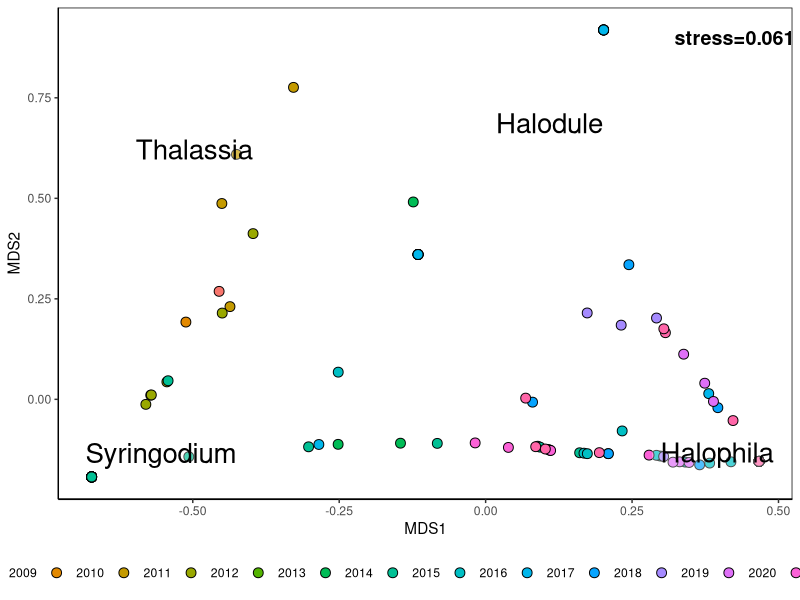
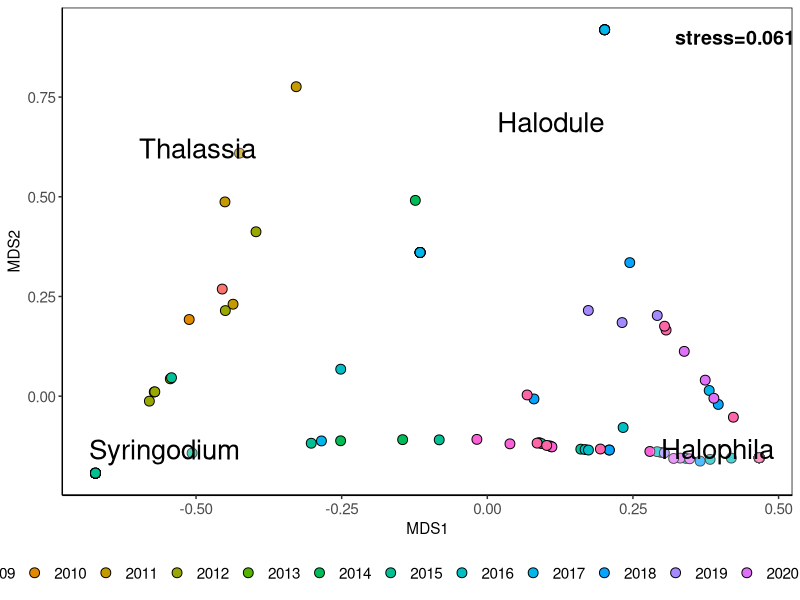
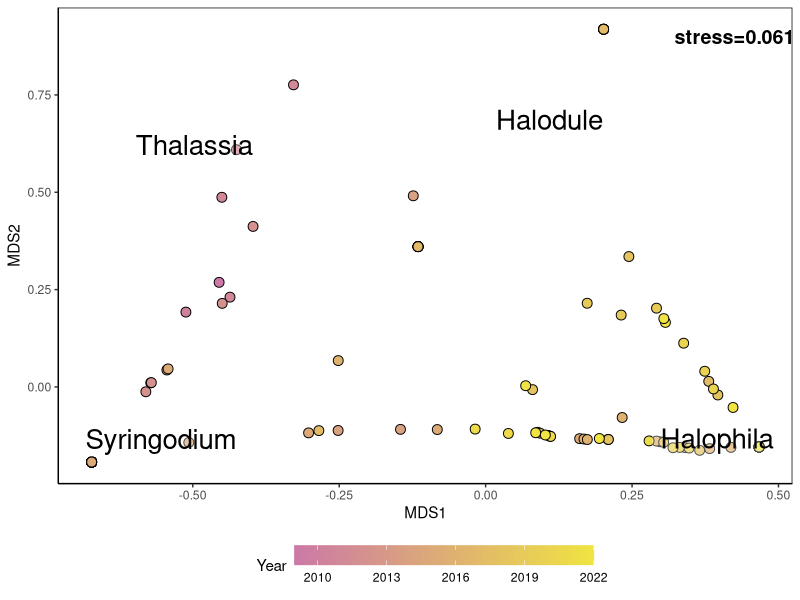
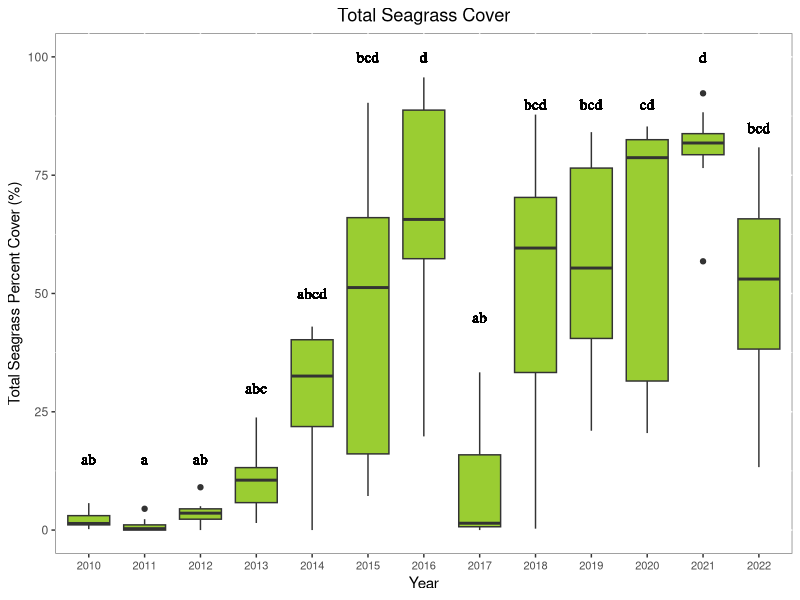
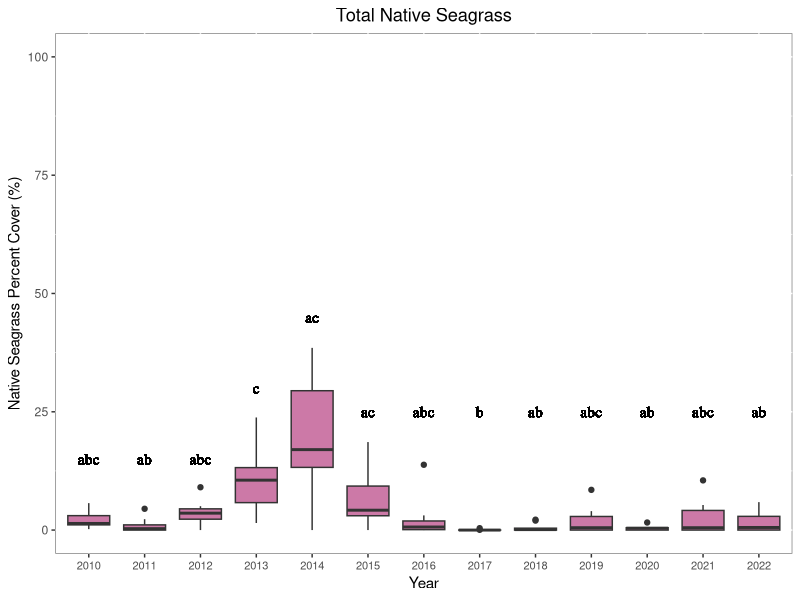
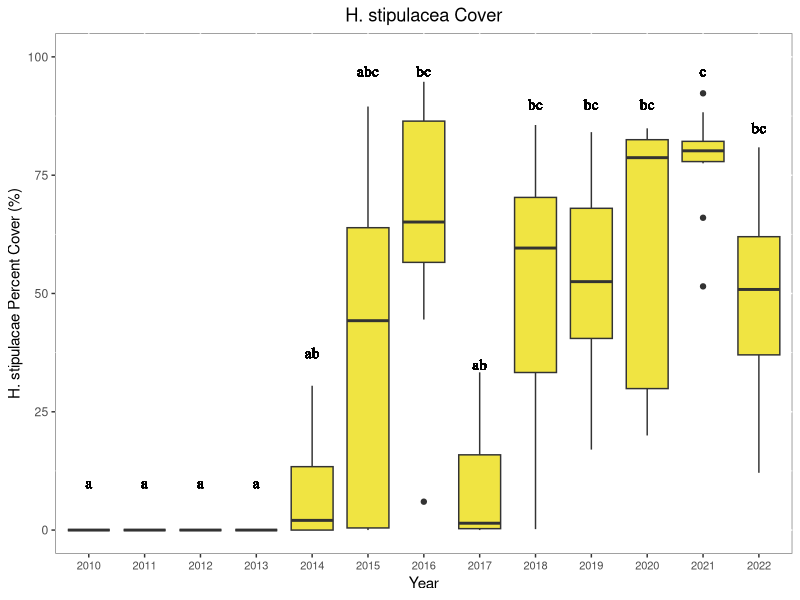
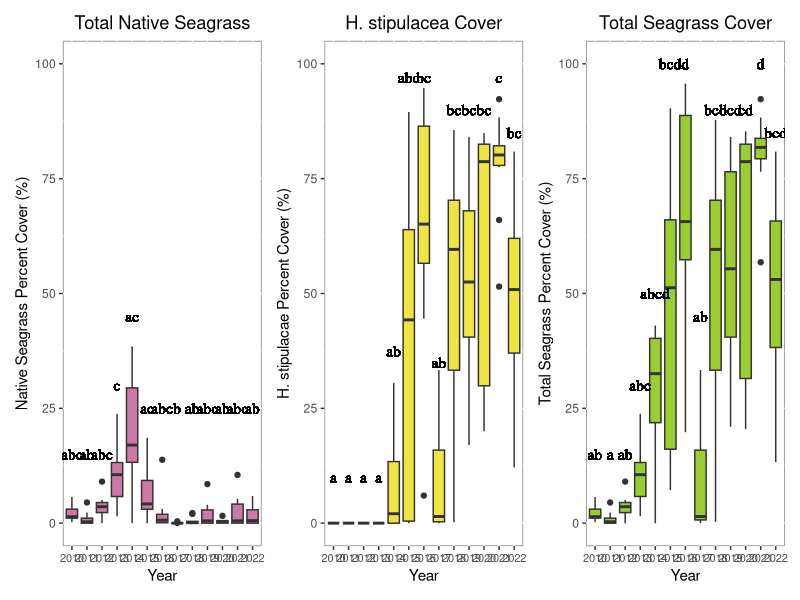
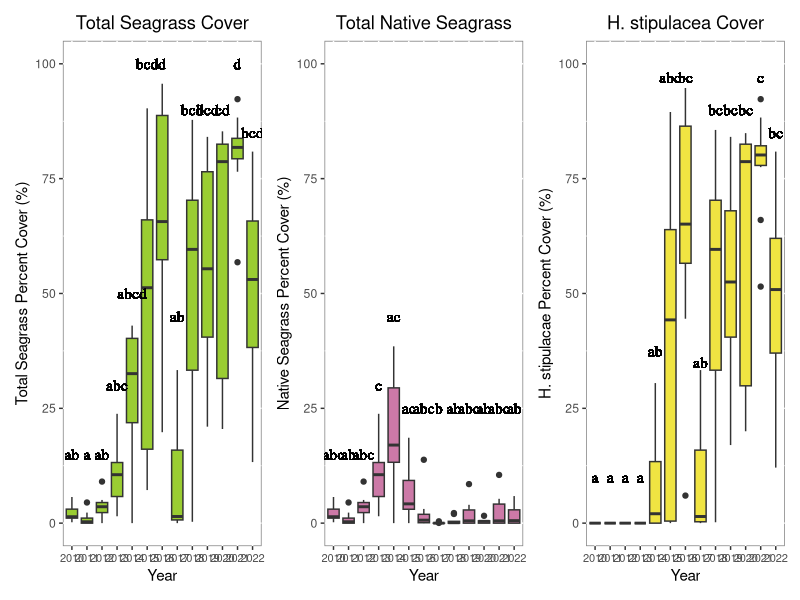

Write R code to recreate these figures, in order. (Note: this script raises an error after producing the figures.)
## ---- chunk 1
#libraries needed
library(tidyverse)
library(vegan)#nMDS
library(RColorBrewer)#color options for ggplot

#read in csv
seagrass<-read.csv("Data/Historical Seagrass Data.csv")

#there is a blank in 2015 Transect 11, quadrat 10, nothing is recorded for S. filliforme, we replaced it with a zero, likely non of this species observed in this quadrat
seagrass[is.na(seagrass)] <- 0 

#calculate the average percent cover of each seagrass for each transect
avggrass<-seagrass%>%group_by(Year, Transect)%>%
  summarise(Thalassia=mean(T.testudinum),
            Halophila=mean(Halophilastipulacae), 
            Halodule=mean(H.wrightii), 
            Syringodium=mean(S.filiforme))

#make nMDS frame, this includes the year (will pull year locations from here to plot)
GnMDSy<-avggrass%>%select(Thalassia,Halophila,Halodule,Syringodium)

# removing year, to run the nMDS
GnMDS<-GnMDSy[,-1]

#now we run the nMDS
grass_NMDS <- metaMDS(GnMDS, distance = "euclidean",k = 2, trymax = 100)
#Had to use euclidean method instead of bray due to the number of 0s in        the dataset

##pulling the species locations out of the NMDS (x and y)
grass_year <- as.data.frame(grass_NMDS$species)

# this line is pulling the species names and linking them to thier location
grass_year$sp <- rownames(grass_NMDS$species)


##Making a dataframe with the categories (Year)
  grass.cont <- as.data.frame(grass_NMDS$points)
  grass.cont$Year = GnMDSy$Year

#making vectors of the points for each year  
year1 <- grass.cont[grass.cont$Year == 2009, ][chull(grass.cont[grass.cont$Year == 2009, c("MDS1", "MDS2")]), ]

year2 <- grass.cont[grass.cont$Year == 2010, ][chull(grass.cont[grass.cont$Year == 2010, c("MDS1", "MDS2")]), ]

year3 <- grass.cont[grass.cont$Year == 2011, ][chull(grass.cont[grass.cont$Year == 2011, c("MDS1", "MDS2")]), ]

year4 <- grass.cont[grass.cont$Year == 2012, ][chull(grass.cont[grass.cont$Year == 2012, c("MDS1", "MDS2")]), ]

year5 <- grass.cont[grass.cont$Year == 2013, ][chull(grass.cont[grass.cont$Year == 2013, c("MDS1", "MDS2")]), ]

year6 <- grass.cont[grass.cont$Year == 2014, ][chull(grass.cont[grass.cont$Year == 2014, c("MDS1", "MDS2")]), ]

year7 <- grass.cont[grass.cont$Year == 2015, ][chull(grass.cont[grass.cont$Year == 2015, c("MDS1", "MDS2")]), ]

year8 <- grass.cont[grass.cont$Year == 2016, ][chull(grass.cont[grass.cont$Year == 2016, c("MDS1", "MDS2")]), ]

year9 <- grass.cont[grass.cont$Year == 2017, ][chull(grass.cont[grass.cont$Year == 2017, c("MDS1", "MDS2")]), ]

year10 <- grass.cont[grass.cont$Year == 2018, ][chull(grass.cont[grass.cont$Year == 2018, c("MDS1", "MDS2")]), ]

year11 <- grass.cont[grass.cont$Year == 2019, ][chull(grass.cont[grass.cont$Year == 2019, c("MDS1", "MDS2")]), ]

year12 <- grass.cont[grass.cont$Year == 2020, ][chull(grass.cont[grass.cont$Year == 2020, c("MDS1", "MDS2")]), ]

year13 <- grass.cont[grass.cont$Year == 2021, ][chull(grass.cont[grass.cont$Year == 2021, c("MDS1", "MDS2")]), ]

year14 <- grass.cont[grass.cont$Year == 2022, ][chull(grass.cont[grass.cont$Year == 2022, c("MDS1", "MDS2")]), ]

##Bind together to make a dataframe
yeardata <- rbind(year1, year2, year3, year4, year5, year6, year7, year8, year9, year10, year11, year12, year13, year14)


##Plot by Points##
point_plot<-ggplot(grass.cont) + 
  geom_point(aes(x = MDS1, y = MDS2,fill = as.factor(Year)),color= "black", pch=21, size = 3) +
  theme_classic() +
  labs(color = "Year", fill = "Year") +
  guides(color = guide_legend(nrow = 1), fill = guide_legend(nrow = 1)) +
theme(panel.border = element_rect(fill = NA),
legend.position = "bottom")+ 
  geom_label(data = grass_year, aes(x = MDS1, y = MDS2, label = sp), colour = c("black","black","black","black"),label.size = NA, alpha = 0.3, size=7)+annotate(geom="text", x=0.425, y=0.9, label="stress=0.061", fontface="bold", size = unit(5, "pt"))

point_plot


grass.cont$Year<-as.numeric(grass.cont$Year)

#final plot, this makes the labels on the axes larger
sg_newplot<-point_plot+theme(axis.text = element_text(size = 11))+theme(legend.text = element_text(size = 11))

sg_newplot

#this is me messing around to try and see if I can make the seagrass NMDS on a color gradient, which will be easier to understand 

green_palette <- colorRampPalette(c("#CC79A7", "#F0E442"))(14)


point_plot1 <- ggplot(grass.cont) + 
  geom_point(aes(x = MDS1, y = MDS2, fill = as.numeric(Year)), color = "black", pch = 21, size = 3) + 
  theme_classic() + 
  labs(fill = "Year") + 
  guides(fill = guide_colorbar(nrow = 1, barwidth=15, barheight=1)) + 
  scale_fill_gradientn(colors = green_palette) + 
  theme(panel.border = element_rect(fill = NA), 
        legend.position = "bottom") + 
  geom_label(data = grass_year, aes(x = MDS1, y = MDS2, label = sp), colour = "black", label.size = NA, alpha = 0.3, size = 7) + 
  annotate(geom = "text", x = 0.425, y = 0.9, label = "stress=0.061", fontface = "bold", size = unit(5, "pt"))

point_plot1
                  
## ---- chunk 2

library(tidyverse)
library(patchwork)

seagrass<-read.csv("Data/Historical Seagrass Data.csv")

#there is a blank in 2015 Transect 11, quadrat 10, nothing is recorded for S. filliforme, we replaced it with a zero, likely non of this species observed in this quadrat
seagrass[is.na(seagrass)] <- 0 

#calculate the average percent cover of each seagrass for each transect, and remove 2009, due to lack of replication 

avggrass<-seagrass%>%group_by(Year, Transect)%>%
  summarise(Thalassia=mean(T.testudinum), 
            Halophila=mean(Halophilastipulacae), 
            Halodule=mean(H.wrightii), 
            Syringodium=mean(S.filiforme))%>%
  mutate(totalpcov=(Thalassia+Halophila+Halodule+Syringodium), nativecov=(Thalassia+Halodule+Syringodium))%>%
  filter(!Year=="2009")

#make year a factor 
avggrass$Year<-as.factor(avggrass$Year)

#make the plot
Total<-avggrass%>%
  ggplot()+
   geom_boxplot(aes(Year, totalpcov, group=Year),fill="yellowgreen")+
  ylab("Total Seagrass Percent Cover (%)")+
  ggtitle(label="Total Seagrass Cover")+
  ylim(0,100)+
  theme(panel.background = element_rect(fill = "white", colour = "grey50"),plot.title = element_text(hjust = 0.5),axis.text.x = element_text(size = 8))+#no gridlines or grey background
   geom_text(aes(family="serif", fontface="plain"),x= "2010" , y=15, label="ab")+#add second letter
   geom_text(aes(family="serif", fontface="plain"),x= "2011" , y=15, label="a")+
   geom_text(aes(family="serif", fontface="plain"),x= "2012" , y=15, label="ab")+
   geom_text(aes(family="serif", fontface="plain"),x= "2013" , y=30, label="abc")+
   geom_text(aes(family="serif", fontface="plain"),x= "2014" , y=50, label="abcd")+
   geom_text(aes(family="serif", fontface="plain"),x= "2015" , y=100, label="bcd")+
   geom_text(aes(family="serif", fontface="plain"),x= "2016" , y=100, label="d")+
   geom_text(aes(family="serif", fontface="plain"),x= "2017" , y=45, label="ab")+
   geom_text(aes(family="serif", fontface="plain"),x= "2018" , y=90, label="bcd")+
   geom_text(aes(family="serif", fontface="plain"),x= "2019" , y=90, label="bcd")+
   geom_text(aes(family="serif", fontface="plain"),x= "2020" , y=90, label="cd")+
   geom_text(aes(family="serif", fontface="plain"),x= "2021" , y=100, label="d")+
   geom_text(aes(family="serif", fontface="plain"),x= "2022" , y=85, label="bcd")

Total

#Total Native Cover Plot

Native<-avggrass%>%
  ggplot()+
   geom_boxplot(aes(Year, nativecov, group=Year),fill="#CC79A7")+
  ylab("Native Seagrass Percent Cover (%)")+
  ggtitle(label="Total Native Seagrass")+
  ylim(0,100)+
  theme(panel.background = element_rect(fill = "white", colour = "grey50"),plot.title = element_text(hjust = 0.5),axis.text.x = element_text(size = 8))+#no gridlines or grey background
   geom_text(aes(family="serif", fontface="plain"),x= "2010" , y=15, label="abc")+#add second letter
   geom_text(aes(family="serif", fontface="plain"),x= "2011" , y=15, label="ab")+
   geom_text(aes(family="serif", fontface="plain"),x= "2012" , y=15, label="abc")+
   geom_text(aes(family="serif", fontface="plain"),x= "2013" , y=30, label="c")+
   geom_text(aes(family="serif", fontface="plain"),x= "2014" , y=45, label="ac")+
   geom_text(aes(family="serif", fontface="plain"),x= "2015" , y=25, label="ac")+
   geom_text(aes(family="serif", fontface="plain"),x= "2016" , y=25, label="abc")+
   geom_text(aes(family="serif", fontface="plain"),x= "2017" , y=25, label="b")+
   geom_text(aes(family="serif", fontface="plain"),x= "2018" , y=25, label="ab")+
   geom_text(aes(family="serif", fontface="plain"),x= "2019" , y=25, label="abc")+
   geom_text(aes(family="serif", fontface="plain"),x= "2020" , y=25, label="ab")+
   geom_text(aes(family="serif", fontface="plain"),x= "2021" , y=25, label="abc")+
   geom_text(aes(family="serif", fontface="plain"),x= "2022" , y=25, label="ab")

Native 

#Halophila Plot

Halo<-avggrass%>%
  ggplot()+
   geom_boxplot(aes(Year, Halophila, group=Year),fill="#F0E442")+
  ylab("H. stipulacae Percent Cover (%)")+
  ylim(0,100)+
  ggtitle(label="H. stipulacea Cover")+
  theme(panel.background = element_rect(fill = "white", colour = "grey50"),axis.text.x = element_text(size = 8),plot.title = element_text(hjust = 0.5))+#no gridlines or grey background
   geom_text(aes(family="serif", fontface="plain"),x= "2010" , y=10, label="a")+#add second letter
   geom_text(aes(family="serif", fontface="plain"),x= "2011" , y=10, label="a")+
   geom_text(aes(family="serif", fontface="plain"),x= "2012" , y=10, label="a")+
   geom_text(aes(family="serif", fontface="plain"),x= "2013" , y=10, label="a")+
   geom_text(aes(family="serif", fontface="plain"),x= "2014" , y=37.5, label="ab")+
   geom_text(aes(family="serif", fontface="plain"),x= "2015" , y=97, label="abc")+
   geom_text(aes(family="serif", fontface="plain"),x= "2016" , y=97, label="bc")+
   geom_text(aes(family="serif", fontface="plain"),x= "2017" , y=35, label="ab")+
   geom_text(aes(family="serif", fontface="plain"),x= "2018" , y=90, label="bc")+
   geom_text(aes(family="serif", fontface="plain"),x= "2019" , y=90, label="bc")+
   geom_text(aes(family="serif", fontface="plain"),x= "2020" , y=90, label="bc")+
   geom_text(aes(family="serif", fontface="plain"),x= "2021" , y=97, label="c")+
   geom_text(aes(family="serif", fontface="plain"),x= "2022" , y=85, label="bc")

Halo

#patchwork the plots together
PatchPlot<-Native+Halo+Total

PatchPlot

#marilyn feedback reorder
PatchPlot1<-Total+Native+Halo
PatchPlot1

#patchwork hates me 
library(gridExtra)
PatchPlot2<-grid.arrange(Total, Native, Halo, ncol=1)
PatchPlot2

## ---- chunk 3

finalanalyze1 <- read.csv("Data/WeFixedItAnalyzeMe.csv")

#running the logit to determine the depth that natives stop growing 

#this is making a new column that based on presence or absence of native seagrasses (so we have binary data to run the logit) if amount of native cover is zero, then 0 if not put one 
finalanalyze1$pres <- ifelse(finalanalyze1$nativecover==0, '0', '1')

#redefine pres column as numeric
finalanalyze1$pres<-as.numeric(finalanalyze1$pres)

#plot the results 
native<-ggplot(finalanalyze1, aes(x = depth, y = pres)) +
  geom_jitter(alpha = 0.4, width = 0, height = 0.01) +
  geom_smooth(method = "glm", method.args = list(family=binomial),
              color = "#CC79A7") +
  labs(x = "Depth", y = "Native Seagrass Presence") +
    theme(panel.background = element_rect(fill = "white", colour = "grey50"),plot.title = element_text(hjust = 0.5))+
  theme(legend.position = "none", text = element_text(size = 10))+ #no legend font size 10 
   annotate(geom="text", x=17, y=0.75, label=" y= -0.19877x+1.161700\nPseudo R2=0.2541301")

native

#gray shading is 95% confidence interval for the line

## ---- chunk 4
library(gridExtra)

#make a column that shows presence or absence of halophila 
finalanalyze1$halpres <- ifelse(finalanalyze1$PCovHalophila==0, '0', '1')

#make numeric so plot works
finalanalyze1$halpres<-as.numeric(finalanalyze1$halpres)

#plot

geom.text.size=10

halo<-ggplot(finalanalyze1, aes(x = depth, y = halpres)) +
  geom_jitter(alpha = 0.4, width = 0, height = 0.01) +
  geom_smooth(method = "glm", method.args = list(family=binomial),
              color = "#F0E442") +
  labs(x = "Depth", y = "H. Stipulacea Presence") +
  theme(legend.position = "none", text = element_text(size = 10))+
   theme(panel.background = element_rect(fill = "white", colour = "grey50"),plot.title = element_text(hjust = 0.5))+
  annotate(geom="text", x=17, y=0.75, label="y = 0.084x+1.49\nPseudo R2=0.0485")


halo

logits<-native+halo

logits

#switching order of plots
logits1<-halo+native
logits1

## ---- chunk 5

#remake plots without the equation of the line
halo1<-ggplot(finalanalyze1, aes(x = depth, y = halpres)) +
  geom_jitter(alpha = 0.4, width = 0, height = 0.01) +
  geom_smooth(method = "glm", method.args = list(family=binomial),
              color = "#F0E442") +
  labs(x = "Depth", y = "H. Stipulacea Presence") +
  theme(legend.position = "none", text = element_text(size = 10))+
   theme(panel.background = element_rect(fill = "white", colour = "grey50"),plot.title = element_text(hjust = 0.5))+
  annotate(geom="text", x=17, y=0.75, label="Pseudo R2=0.0485")


halo1

native1<-ggplot(finalanalyze1, aes(x = depth, y = pres)) +
  geom_jitter(alpha = 0.4, width = 0, height = 0.01) +
  geom_smooth(method = "glm", method.args = list(family=binomial),
              color = "#CC79A7") +
  labs(x = "Depth", y = "Native Seagrass Presence") +
    theme(panel.background = element_rect(fill = "white", colour = "grey50"),plot.title = element_text(hjust = 0.5))+
  theme(legend.position = "none", text = element_text(size = 10))+ #no legend font size 10 
   annotate(geom="text", x=17, y=0.75, label="Pseudo R2=0.2541301")

native1


logits2<-grid.arrange(halo1,native1, ncol=2)
logits2
## ---- chunk 6

#potentially including this.. potentially not

grass <- read.csv("Data/WeFixedItAnalyzeMe.csv")

##Seagrass
#adding a totalgrass column, sum of all grass present, and calculating the percent of present seagrass that is halophila 
grass<-grass %>% 
  mutate(totalgrass=(grass$PCovHalophila+
                       grass$PCovThalassia+
                       grass$PCovHalodule+
                       grass$PCovSyringodium)) %>% 
  mutate(PerHalTotal=(grass$PCovHalophila/
                        totalgrass))%>%
  mutate(PerNatTotal=(grass$nativecover/grass$totalgrass))

#remove transects that dont have any seagrass
grass<-grass%>%
  filter(totalgrass!=0)

##Make the depth bin categories##
grass<- grass%>% 
       mutate(dhcat = case_when((depth >= 15.0) ~ "deep",
                                (depth <= 15.0 & PerHalTotal == 1.0) ~ "hal",
                                (depth <= 15.0 & PerHalTotal < 1.0) ~ "native" ))
#total number of transects in each category
grasscount<-grass%>%
  group_by(dhcat)%>%
  summarise(count = n())

#barplot problem

bpdata<-grass%>%
  select(dhcat, depth, PerHalTotal, PerNatTotal)%>%
  mutate(addgrass=PerNatTotal+PerHalTotal)%>%
  pivot_longer(cols=c(PerHalTotal,PerNatTotal),names_to="seagrass", values_to = "Cov" )%>%
  ggplot(aes(x=depth, y=Cov, fill=seagrass))+
  geom_col(position="stack", width=0.35)+
  ylim(0,1)+
  xlab("Depth (m)")+
  ylab("Seagrass Proportion")+
  scale_fill_manual(values=c("PerHalTotal"="#56B4E9", "PerNatTotal"="#CC79A7"), labels=c("PerHalTotal"=expression(italic("H. stipulacea")), "PerNatTotal"="Native Seagrass"))+
  labs(fill=NULL)+
  theme_bw()+
  theme( panel.grid.major = element_blank(),
    panel.grid.minor = element_blank()
  )

bpdata

## ---- chunk 7
macroalgaecheck<-finalanalyze1
mean(macroalgaecheck$PCovMacroalgae)
#5.91%

macroalgaecheck<-macroalgaecheck%>%
  filter(PCovMacroalgae!=0)

mean(macroalgaecheck$PCovMacroalgae)
#7.97%
